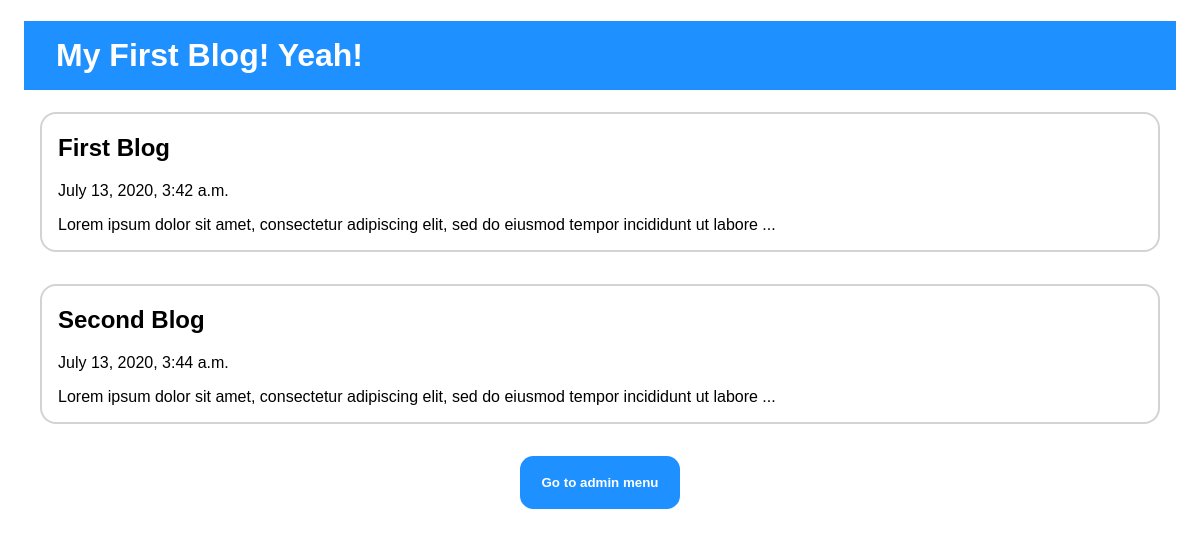
The page / on the database its author committed.
### blog/models.py (models this page shows, shortened)
class Blog(models.Model):
    title = models.CharField(max_length = 200)
    pub_date = models.DateTimeField('date published')
    body = models.TextField()
    def summary(self):
        return self.body[:100]

### blog/views.py (the view)
# urls.py: 2. Add a URL to urlpatterns:  path('', views.home, name='home')
def home(req):
    blogs = Blog.objects
    return render(req, 'home.html', {'blogs': blogs})

### blog/templates/home.html (shortened to what this page needs)
<!DOCTYPE html>
<html lang="en">
<head>
</head>
<body>
    <h1 class="title_banner">My First Blog! Yeah!</h1>
    {% for blog in blogs.all %}
        <div class="blog_w" onclick="window.location.href = '/blog/{{blog.id}}';">
            <h2>{{blog.title}}</h2>
            <p>{{blog.pub_date}}</p>
            <p>{{blog.summary}}...</p>
        </div>
    {% endfor %}
    <div class="d-flex-r">
        <button class="btn_admin" onclick="window.location.href='/admin';">
            Go to admin menu
        </button>
    </div>
</body>
</html>

### blog/templates/home.html (style rules this page uses)
body { font-family: Arial, Helvetica, sans-serif; }
.title_banner { background-color: dodgerblue; color: white; margin-left: 0.5em; margin-right: 0.5em; padding-top: 0.5em; padding-bottom: 0.5em; padding-left: 1em; }
.blog_w { border: 2px solid lightgrey; border-radius: 1em; margin-left: 2em; margin-right: 2em; margin-bottom: 2em; padding-left: 1em; padding-right: 1em; transition: border-color 0.3s ease, color 0.3s ease, background-color 0.3s ease; }
.d-flex-r { display: flex; flex-direction: row; justify-content: center; }
.btn_admin { border: none; font-weight: bold; background-color: dodgerblue; width: 12em; height: 4em; border-radius: 1em; color: white; transition: background-color 0.3s ease, color 0.3s ease, border-color 0.3s ease; }

### rows shown on the page
Blog: title "First Blog", pub_date "July 13, 2020, 3:42 a.m.", summary "Lorem ipsum dolor sit amet, consectetur adipiscing elit, sed do eiusmod tempor incididunt ut labore"
Blog: title "Second Blog", pub_date "July 13, 2020, 3:44 a.m.", summary "Lorem ipsum dolor sit amet, consectetur adipiscing elit, sed do eiusmod tempor incididunt ut labore"
